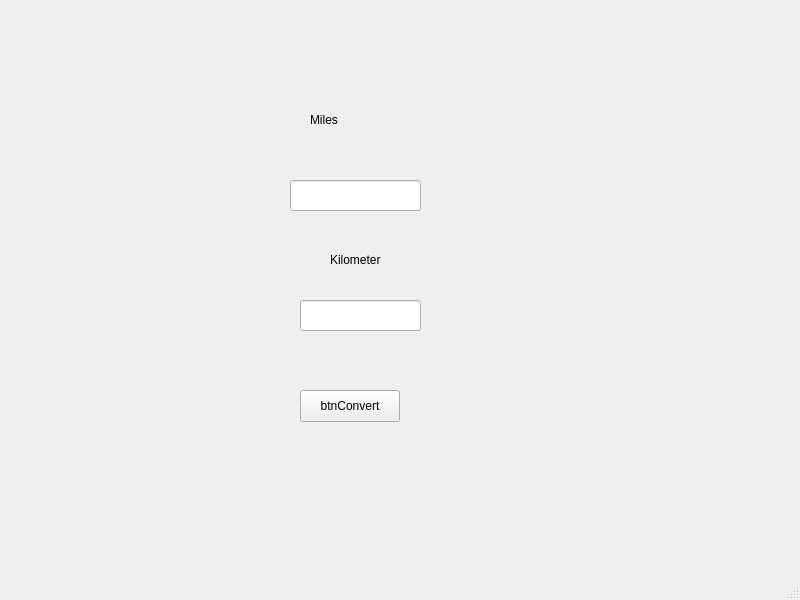
<?xml version="1.0" encoding="UTF-8"?>
<ui version="4.0">
 <class>MainWindow</class>
 <widget class="QMainWindow" name="MainWindow">
  <property name="geometry">
   <rect>
    <x>0</x>
    <y>0</y>
    <width>800</width>
    <height>600</height>
   </rect>
  </property>
  <property name="windowTitle">
   <string>MainWindow</string>
  </property>
  <widget class="QWidget" name="centralwidget">
   <widget class="QLabel" name="label">
    <property name="geometry">
     <rect>
      <x>310</x>
      <y>110</y>
      <width>91</width>
      <height>20</height>
     </rect>
    </property>
    <property name="text">
     <string>Miles</string>
    </property>
   </widget>
   <widget class="QLineEdit" name="txtMiles">
    <property name="geometry">
     <rect>
      <x>290</x>
      <y>180</y>
      <width>131</width>
      <height>31</height>
     </rect>
    </property>
   </widget>
   <widget class="QLabel" name="label_2">
    <property name="geometry">
     <rect>
      <x>330</x>
      <y>250</y>
      <width>91</width>
      <height>20</height>
     </rect>
    </property>
    <property name="text">
     <string>Kilometer</string>
    </property>
   </widget>
   <widget class="QLineEdit" name="txtKilometers">
    <property name="geometry">
     <rect>
      <x>300</x>
      <y>300</y>
      <width>121</width>
      <height>31</height>
     </rect>
    </property>
   </widget>
   <widget class="QPushButton" name="pushButton">
    <property name="geometry">
     <rect>
      <x>300</x>
      <y>390</y>
      <width>100</width>
      <height>32</height>
     </rect>
    </property>
    <property name="text">
     <string>btnConvert</string>
    </property>
   </widget>
  </widget>
  <widget class="QMenuBar" name="menubar">
   <property name="geometry">
    <rect>
     <x>0</x>
     <y>0</y>
     <width>800</width>
     <height>33</height>
    </rect>
   </property>
  </widget>
  <widget class="QStatusBar" name="statusbar"/>
 </widget>
 <resources/>
 <connections/>
</ui>
